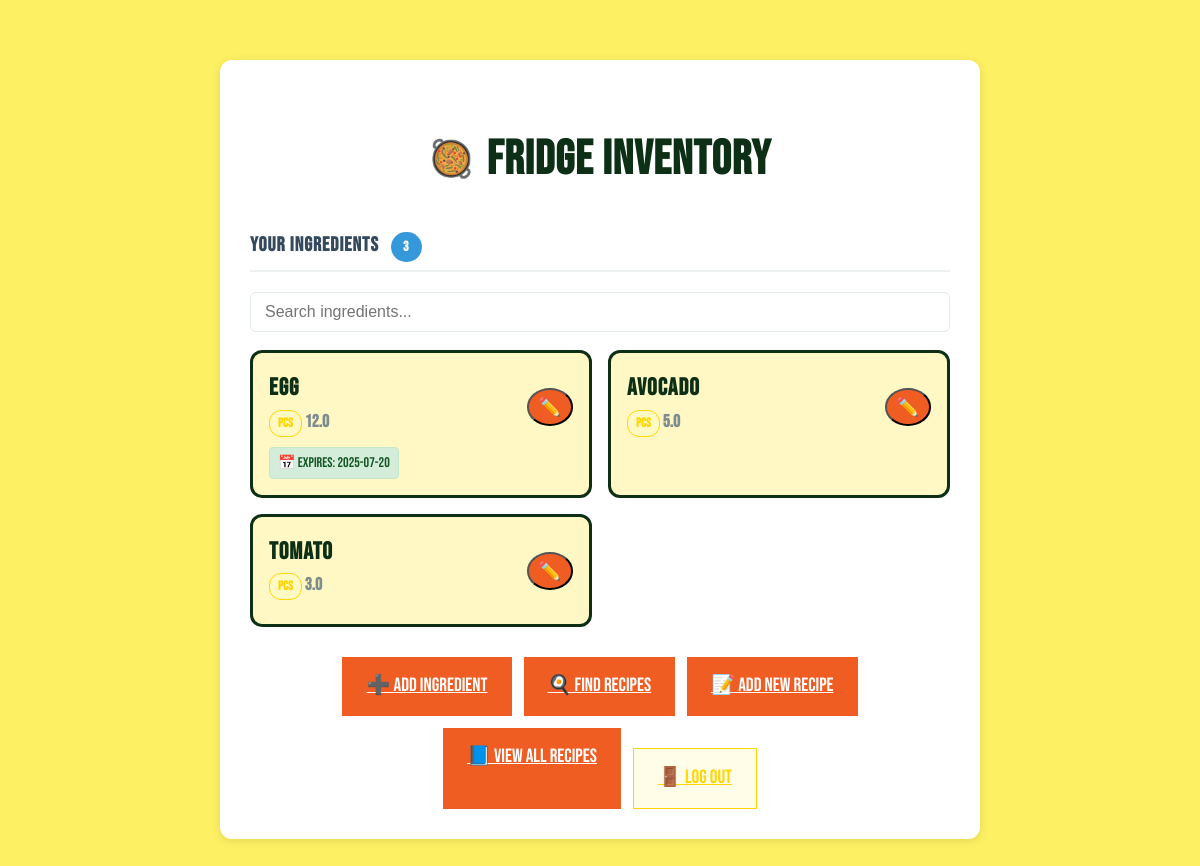
The page / on the database its author committed.
### models.py (models this page shows, shortened)
class Ingredient(db.Model):
    id = db.Column(db.Integer, primary_key=True)
    name = db.Column(db.String(80), nullable=False)
    quantity = db.Column(db.Float, nullable=False)
    unit = db.Column(db.String(20), nullable=False)
    expiry_date = db.Column(db.Date, nullable=True)
    user_id = db.Column(db.Integer, db.ForeignKey('user.id'), nullable=False)
    user = db.relationship("User", backref="ingredients")

### app.py (the view)
@app.route('/')
def index():
    ingredients = Ingredient.query.all()
    return render_template('index.html', ingredients = ingredients)  # shows the homepage

### templates/index.html (shortened to what this page needs)
<!DOCTYPE html>
<html lang="en">
<head>
</head>
<body>
    <div class="container">
        <h1>Fridge Inventory</h1>
        <div class="ingredients-section">
            {% if ingredients %}
                <h2 class="section-title">
                    Your Ingredients
                    <span class="ingredient-count">{{ ingredients|length }}</span>
                </h2>
                <input type="text" id="ingredient-search" placeholder="Search ingredients..." style="width:100%;padding:10px 14px;margin-bottom:18px;font-size:16px;border-radius:6px;border:1.5px solid #e1e8ed;">
                <div class="ingredients-grid" id="ingredients-grid">
                    {% for item in ingredients %}
                        <div class="ingredient-card" style="position:relative;">
                            <div style="display:flex;justify-content:space-between;align-items:center;">
                                <div>
                                    <div class="ingredient-name">{{ item.name }}</div>
                                    <div class="ingredient-quantity">
                                        <span class="unit-badge" style="display:inline-block;padding:2px 8px;border-radius:12px;font-size:13px;font-weight:600;border:1px solid #FFD600;">{{ item.unit }}</span>
                                        <strong id="quantity-display-{{ item.id }}">{{ item.quantity }}</strong>
                                    </div>
                                </div>
                                <button class="btn btn-primary" style="font-size: 18px; padding: 6px 10px; border-radius: 50%; min-width: 36px; min-height: 36px; display: flex; align-items: center; justify-content: center;" title="Edit Quantity" onclick="toggleEdit({{ item.id }})">✏️</button>
                            </div>
                            {% if item.expiry_date %}
                                <div class="ingredient-expiry expiry-good" data-expiry="{{ item.expiry_date }}">
                                    📅 Expires: {{ item.expiry_date }}
                                </div>
                            {% endif %}
                        </div>
                    {% endfor %}
                </div>
            {% endif %}
        </div>
        <div class="action-buttons">
            <a href="/add" class="btn btn-primary">
                ➕ Add Ingredient
            </a>
            <a href="/recipes" class="btn btn-primary">
                🍳 Find Recipes
            </a>
            <a href="/add_recipe" class="btn btn-primary">
                📝 Add New Recipe
            </a>
            <a href="/all_recipes" class="btn btn-primary">
                📘 View All Recipes
            </a>
            <a href="/logout" class="btn btn-secondary" style="margin-top: 20px;">
                🚪 Log Out
            </a>
        </div>
    </div>
</body>
</html>

### templates/index.html (style rules this page uses)
* { box-sizing: border-box; }
body { background-color: #fdf063; color: #0c2f15; font-family: 'Bebas Neue', sans-serif; font-size: 20px; max-width: 800px; margin: 40px auto; padding: 20px; line-height: 1.6; }
.container { background: white; padding: 30px; border-radius: 12px; box-shadow: 0 2px 10px rgba(0, 0, 0, 0.1); }
h1, h2, h3, .ingredient-name { color: #0c2f15; font-weight: 800; font-size: 1.5rem; letter-spacing: 1px; }
h1 { font-size: 3rem; margin-bottom: 30px; text-align: center; display: flex; align-items: center; justify-content: center; gap: 12px; }
h1::before { content: "🥘"; font-size: 36px; }
.ingredients-section { margin-bottom: 30px; }
.section-title { font-size: 20px; font-weight: 600; color: #34495e; margin-bottom: 20px; padding-bottom: 8px; border-bottom: 2px solid #ecf0f1; }
.ingredients-grid { display: grid; grid-template-columns: repeat(auto-fill, minmax(280px, 1fr)); gap: 16px; margin-bottom: 20px; }
.ingredient-card { background: #fff8c5; border: 3px solid #0c2f15; border-radius: 12px; padding: 16px; transition: all 0.3s ease; position: relative; }
.ingredient-quantity { color: #7f8c8d; font-size: 1.1rem; margin-bottom: 8px; }
.ingredient-expiry { font-size: 14px; padding: 4px 8px; border-radius: 4px; display: inline-block; }
.expiry-good { background-color: #d4edda; color: #155724; border: 1px solid #c3e6cb; }
.action-buttons { display: flex; flex-wrap: wrap; gap: 12px; justify-content: center; margin-top: 30px; }
.btn, .btn-primary, .btn-secondary, .btn-tertiary { font-size: 1.2rem; padding: 14px 24px; }
.btn-primary { background-color: #f05d23; color: #fff; }
.btn-secondary { background-color: #fffde7; color: #FFD600; border: 1.5px solid #FFD600; }
.ingredient-count { background-color: #3498db; color: white; padding: 4px 12px; border-radius: 20px; font-size: 14px; font-weight: 600; display: inline-block; margin-left: 8px; }
.unit-badge { background: #FFF9C4 !important; color: #FFD600 !important; border: 1px solid #FFD600; font-size: 1.1rem; }
.ingredient-card { animation: slideIn 0.5s ease-out; }

### rows shown on the page
Ingredient: name "egg", unit "pcs", quantity "12.0", expiry_date "2025-07-20"
Ingredient: name "avocado", unit "pcs", quantity "5.0"
Ingredient: name "tomato", unit "pcs", quantity "3.0", {{ item.id }} 3 (drawn)

### other values the page prints
{{ ingredients|length }} "3"
